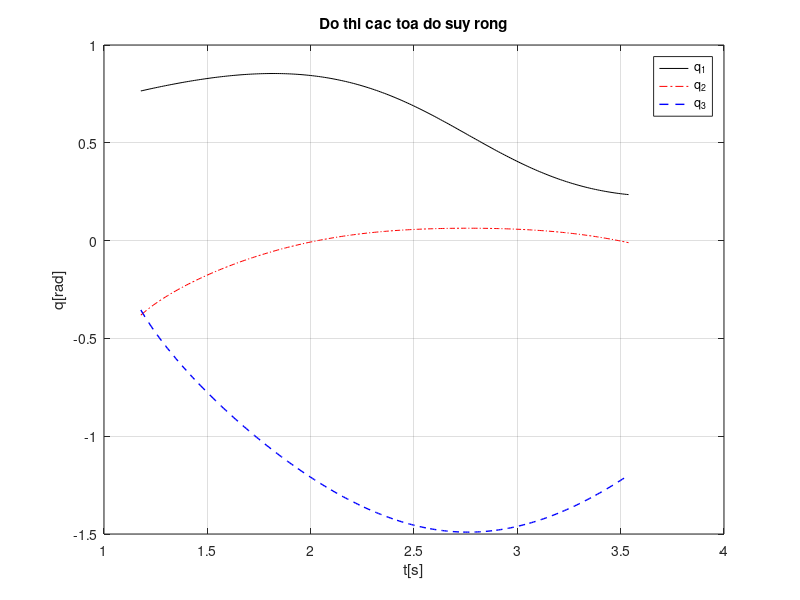
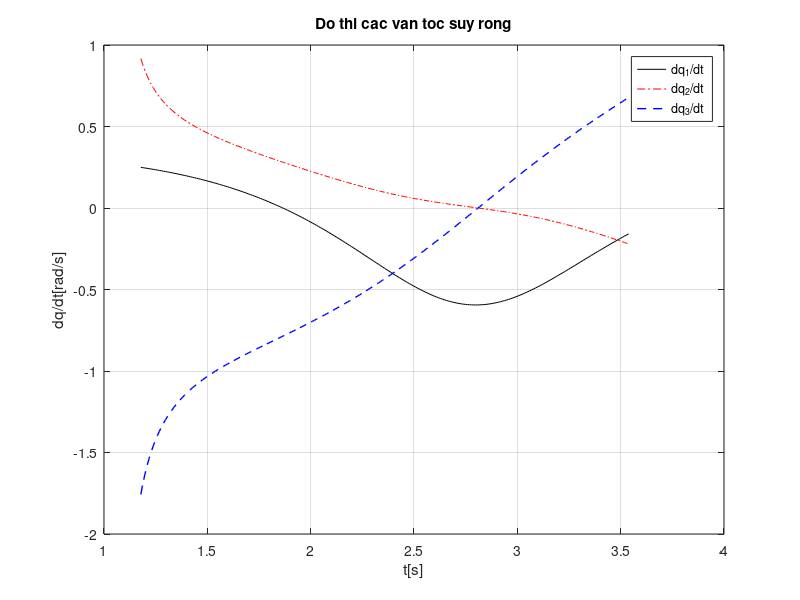
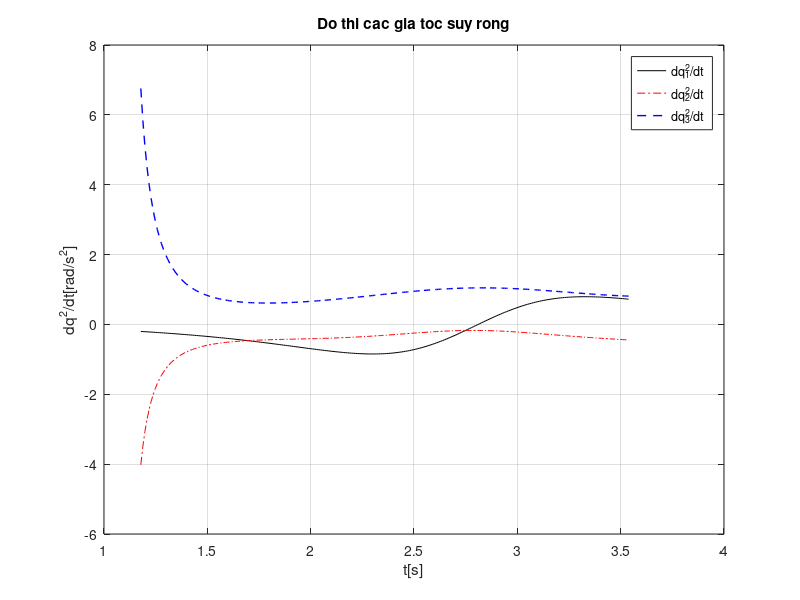
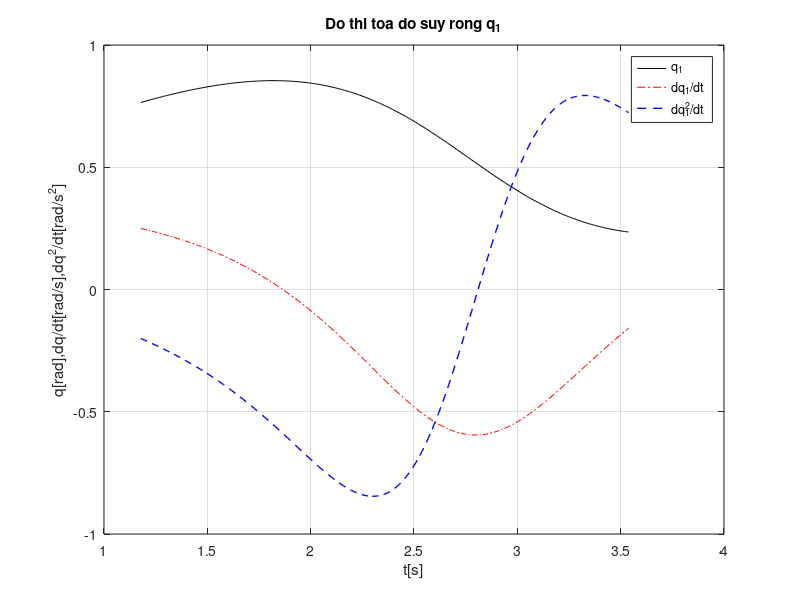

The MATLAB script that drew these images, in order:
%********************main*************************%
close all; clear all; clc;
l1 = 0.25; l2 = 0.194; l3 = 0.265; a1 = 0.03;
% du doan nghiem dau
q=[0.7649928327;-0.3812343942;-0.3543431040];

% thoi gian chuyen dong
t = 1.1780972450:0.01:1.178097245*3.01;

for i=1:length(t)

    % phuong trinh Xe(q) - X(t)
    f1 =l3*cos(q(2) + q(3))*cos(q(1)) - cos(q(1))*(a1 - l2*cos(q(2))) - (0.25 + 0.09*cos(t(i)/0.75));
    f2= l3*cos(q(2) + q(3))*sin(q(1)) - sin(q(1))*(a1 - l2*cos(q(2))) - (0.15 + 0.09*sin(t(i)/0.75));
    f3= l1 + l2*sin(q(2)) + l3*sin(q(2) + q(3));
   
    k=1;
    while(norm([f1; f2; f3],2)>1e-12) %norm(lk,2) = norm(lk)
       % Jacobian
        J=zeros(3,3);
        J(1,1)= sin(q(1))*(a1 - l2*cos(q(2))) - l3*cos(q(2) + q(3))*sin(q(1));
        J(1,2)= -l2*cos(q(1))*sin(q(2)) - l3*sin(q(2) + q(3))*cos(q(1));
        J(1,3)= -l3*sin(q(2) + q(3))*cos(q(1));

        J(2,1)= l3*cos(q(2) + q(3))*cos(q(1)) - cos(q(1))*(a1 - l2*cos(q(2)));
        J(2,2)= -l2*sin(q(1))*sin(q(2)) - l3*sin(q(2) + q(3))*sin(q(1));
        J(2,3)= -l3*sin(q(2) + q(3))*sin(q(1));

        J(3,1)= 0;
        J(3,2)= l2*cos(q(2)) + l3*cos(q(2) + q(3));
        J(3,3)= l3*cos(q(2) + q(3));
        
        delta=-inv(J)*[f1;f2;f3];
        q=q+delta;
        
        f1= l3*cos(q(2) + q(3))*cos(q(1)) - cos(q(1))*(a1 - l2*cos(q(2))) - (0.25 + 0.09*cos(t(i)/0.75));
        f2= l3*cos(q(2) + q(3))*sin(q(1)) - sin(q(1))*(a1 - l2*cos(q(2))) - (0.15 + 0.09*sin(t(i)/0.75));
        f3= l1 + l2*sin(q(2)) + l3*sin(q(2) + q(3));
        
        k=k+1;
    end
    
    % xac dinh Vector toa do suy rong tai thoi diem t(i)
    q1(i)=q(1); q2(i)=q(2);q3(i)=q(3);
    % xac dinh Vector van toc suy rong tai thoi diem t(i)
    vEx= -0.12*sin(1.3*t(i));
    vEy= 0.12*cos(1.3*t(i));
    vEz= 0;
    dX=[vEx;vEy;vEz];
    
    dq=inv(J)*dX;
    dq1(i)=dq(1); dq2(i)=dq(2);dq3(i)=dq(3);
    
    % xac dinh Vector gia toc suy rong tai thoi diem t(i)
    d2xE= -0.16*cos(1.3*t(i));
    d2yE= -0.16*sin(1.3*t(i));
    d2zE= 0;
    d2X=[d2xE;d2yE;d2zE];
        % dao ham jacobian theo t(i)
    dJq=zeros(3,3);
    dJq(1,1)= cos(q1(i))*dq1(i)*(a1-l2*cos(q2(i)))+sin(q1(i))*l2*sin(q2(i))*dq2(i)+l3*sin(q2(i)+q3(i))*(dq2(i)+dq3(i))*sin(q1(i))-l3*cos(q2(i)+q3(i))*cos(q1(i))*dq1(i);
    dJq(1,2)= -l3*cos(q2(i)+q3(i))*(dq2(i)+dq3(i))*cos(q1(i))+l3*sin(q2(i)+q3(i))*sin(q1(i))*dq1(i)+l2*sin(q1(i))*dq1(i)*sin(q2(i))-l2*cos(q1(i))*cos(q2(i))*dq2(i);
    dJq(1,3)= -l3*cos(q2(i)+q3(i))*(dq2(i)+dq3(i))*cos(q1(i))+l3*sin(q2(i)+q3(i))*sin(q1(i))*dq1(i);

    dJq(2,1)= -l3*sin(q2(i)+q3(i))*(dq2(i)+dq3(i))*cos(q1(i)) - l3*cos(q2(i)+q3(i))*sin(q1(i))*dq1(i) + sin(q1(i))*dq1(i)*(a1-l2*cos(q2(i))) - cos(q1(i))*l2*sin(q2(i))*dq2(i);
    dJq(2,2)= -l3*cos(q2(i)+q3(i))*(dq2(i)+dq3(i))*sin(q1(i)) - l3*sin(q2(i)+q3(i))*cos(q1(i))*dq1(i) - l2*cos(q1(i))*dq1(i)*sin(q2(i))-l2*sin(q1(i))*cos(q2(i))*dq2(i);
    dJq(2,3)= -l3*cos(q2(i)+q3(i))*(dq2(i)+dq3(i))*sin(q1(i)) - l3*sin(q2(i)+q3(i))*cos(q1(i))*dq1(i);

    dJq(3,1)=0;
    dJq(3,2)= -l3*sin(q2(i)+q3(i))*(dq2(i)+dq3(i))-l2*sin(q2(i))*dq2(i);
    dJq(3,3)= -l3*sin(q2(i)+q3(i))*(dq2(i)+dq3(i));
    
    d2q=inv(J) * (d2X - dJq * dq);
    d2q1(i)=d2q(1); d2q2(i)=d2q(2);d2q3(i)=d2q(3);
    
    % tim To
    
    % Ma tran Cq
    Cq = zeros(3,3);
    Cq(1,1) = (-0.1*cos(q2(i))*sin(q2(i))+0.1e-1*sin(q2(i))-0.2e-1*cos(q2(i)+q3(i))*sin(q2(i)+q3(i))+0.3e-2*sin(q2(i)+q3(i))-0.2e-1*sin(q2(i)+q3(i))*cos(q2(i))-0.2e-1*cos(q2(i)+q3(i))*sin(q2(i)))*dq2(i)-0.2e-1*sin(q2(i)+q3(i))*(cos(q2(i)+q3(i))-0.2+cos(q2(i)))*dq3(i);
    Cq(1,2) = -0.4e-2*cos(q1(i))*sin(q1(i))*dq3(i);
    Cq(1,3) = -0.4e-2*cos(q1(i))*sin(q1(i))*dq2(i)-0.4e-2*cos(q1(i))*sin(q1(i))*dq3(i);

    Cq(2,1) = -(0.5*(-0.1*cos(q2(i))*sin(q2(i))+0.1e-1*sin(q2(i))-0.2e-1*cos(q2(i)+q3(i))*sin(q2(i)+q3(i))+0.3e-2*sin(q2(i)+q3(i))-0.2e-1*sin(q2(i)+q3(i))*cos(q2(i))-0.2e-1*cos(q2(i)+q3(i))*sin(q2(i))))*dq1(i);
    Cq(2,2) = (0.2e-1*cos(q2(i)+q3(i))*sin(q2(i))-0.2e-1*sin(q2(i)+q3(i))*cos(q2(i)))*dq3(i);
    Cq(2,3) = 0.8e-2*cos(q1(i))*sin(q1(i))*dq1(i)+(0.9e-2*cos(q2(i)+q3(i))*sin(q2(i))-0.9e-2*sin(q2(i)+q3(i))*cos(q2(i)))*dq3(i);

    Cq(3,1) = 0.1e-1*sin(q2(i)+q3(i))*(cos(q2(i)+q3(i))-0.2+cos(q2(i)))*dq1(i);
    Cq(3,2) = 0.8e-2*cos(q1(i))*sin(q1(i))*dq1(i)+(0.8e-2*cos(q2(i)+q3(i))*sin(q2(i))-0.8e-2*sin(q2(i)+q3(i))*cos(q2(i)))*dq3(i)-(0.5*(0.2e-1*cos(q2(i)+q3(i))*sin(q2(i))-0.2e-1*sin(q2(i)+q3(i))*cos(q2(i))))*dq2(i)-(0.5*(0.9e-2*cos(q2(i)+q3(i))*sin(q2(i))-0.9e-2*sin(q2(i)+q3(i))*cos(q2(i))))*dq3(i);
    Cq(3,3) = 0.8e-2*cos(q1(i))*sin(q1(i))*dq1(i)-(0.5*(0.8e-2*cos(q2(i)+q3(i))*sin(q2(i))-0.8e-2*sin(q2(i)+q3(i))*cos(q2(i))))*dq2(i);
    
    %ma tran Mq
    Mq = zeros(3,3);
    Mq(1,1) = 0.147e-2+0.52e-1*cos(q2(i))^2-0.135e-1*cos(q2(i))+0.1e-1*cos(q2(i)+q3(i))^2-0.3e-2*cos(q2(i)+q3(i))+0.2e-1*cos(q2(i)+q3(i))*cos(q2(i));
    Mq(1,2) = 0;
    Mq(1,3) = 0;

    Mq(2,1) = 0;
    Mq(2,2) = 0.62e-1+0.2e-1*sin(q2(i)+q3(i))*sin(q2(i))+0.2e-1*cos(q2(i)+q3(i))*cos(q2(i));
    Mq(2,3) = 0.1e-1-0.4e-2*cos(q1(i))^2+0.9e-2*sin(q2(i)+q3(i))*sin(q2(i))+0.9e-2*cos(q2(i)+q3(i))*cos(q2(i));

    Mq(3,1) = 0;
    Mq(3,2) = 0.1e-1-0.4e-2*cos(q1(i))^2+0.8e-2*sin(q2(i)+q3(i))*sin(q2(i))+0.8e-2*cos(q2(i)+q3(i))*cos(q2(i));
    Mq(3,3) = 0.1e-1-0.4e-2*cos(q1(i))^2;
    
    %ma tran Gq
    Gq = zeros(3,1);
    Gq(1,1) = 0;
    Gq(2,1) = 1.9*cos(q2(i))+0.41*cos(q2(i)+q3(i));
    Gq(3,1) = 0.41*cos(q2(i)+q3(i));
    
    %tinh momen dan dong
    tau = Mq*d2q + Cq*dq + Gq;
    tau1(i) = tau(1); tau2(i) = tau(2); tau3(i) = tau(3);
end

% Ve do thi toa do suy rong
figure(1)
plot(t,q1,'k-',t,q2,'r-.',t,q3,'b--','linewidth',1);grid on;
hold on
xlabel('t[s]');ylabel('q[rad]');
title('Do thi cac toa do suy rong');
legend('q_1','q_2','q_3');

% Ve do thi cac van toc suy rong
figure(2)
plot(t,dq1,'k-',t,dq2,'r-.',t,dq3,'b--','linewidth',1);grid on;
xlabel('t[s]');ylabel('dq/dt[rad/s]');
title('Do thi cac van toc suy rong');
legend('dq_1/dt','dq_2/dt','dq_3/dt');

% Ve do thi cac gia toc suy rong
figure(3)
plot(t,d2q1,'k-',t,d2q2,'r-.',t,d2q3,'b--','linewidth',1);grid on;
xlabel('t[s]');ylabel('dq^2/dt[rad/s^2]');
title('Do thi cac gia toc suy rong');
legend('dq_1^2/dt','dq_2^2/dt','dq_3^2/dt');

% Ve do thi toa do suy rong q1
figure(4)
plot(t,q1,'k-',t,dq1,'r-.',t,d2q1,'b--','linewidth',1);grid on;
xlabel('t[s]');ylabel('q[rad],dq/dt[rad/s],dq^2/dt[rad/s^2]');
title('Do thi toa do suy rong q_1');
legend('q_1','dq_1/dt','dq_1^2/dt');

% Ve do thi toa do suy rong q2
figure(5)
plot(t,q2,'k-',t,dq2,'r-.',t,d2q2,'b--','linewidth',1);grid on;
xlabel('t[s]');ylabel('q[rad],dq/dt[rad/s],dq^2/dt[rad/s^2]');
title('Do thi toa do suy rong q_2');
legend('q_2','dq_2/dt','dq_2^2/dt');

% Ve do thi toa do suy rong q3
figure(6)
plot(t,q3,'k-',t,dq3,'r-.',t,d2q3,'b--','linewidth',1);grid on;
xlabel('t[s]');ylabel('q[rad],dq/dt[rad/s],dq^2/dt[rad/s^2]');
title('Do thi toa do suy rong q_3');
legend('q_3','dq_3/dt','dq_3^2/dt');


% Ve cau hinh cua robot
x0=0; y0=0; z0=0; z1=l1;
OAx= [x0,-a1]; OAy=[y0,y0]; OAz=[z0,z1];

j = 1.1780972450:0.01:1.178097245*3.01;
ABx = 0.250 + 0.090.*cos(j./0.750);
ABy = 0.150 + 0.090.*sin(j./0.750);
ABz = zeros(1, length(ABy));

figure(7);
hold on;
plot3(x0,y0,z0,'ob','linewidth',2,'Markersize',6);grid on
plot3(ABx,ABy,ABz,'r-','linewidth',1);
for i=1:13:length(t)
    qq1=[q1(i);q2(i);q3(i)];
    
    %RO3
    O3x= -cos(qq1(1))*(a1 - l2*cos(qq1(2)));
    O3y= -sin(qq1(1))*(a1 - l2*cos(qq1(2)));
    O3z= l1 + l2*sin(qq1(2));
    RO3=[O3x;O3y;O3z];
    
    %RO2
    O2x=-a1*cos(qq1(1));
    O2y=-a1*sin(qq1(1));
    O2z=l1;
    RO2=[O2x;O2y;O2z];
    
    %RE
    Ex = l3*cos(qq1(2) + qq1(3))*cos(qq1(1)) - cos(qq1(1))*(a1 - l2*cos(qq1(2)));
    Ey = l3*cos(qq1(2) + qq1(3))*sin(qq1(1)) - sin(qq1(1))*(a1 - l2*cos(qq1(2)));
    Ez = l1 + l2*sin(qq1(2)) + l3*sin(qq1(2) + qq1(3));
    RE=[Ex;Ey;Ez];
    
    AEx=[0,RO2(1),RO3(1),RE(1)];
    AEy=[0,RO2(2),RO3(2),RE(2)];
    AEz=[0,RO2(3),RO3(3),RE(3)];
    plot3(AEx,AEy,AEz,'k-','linewidth',1);
    plot3(RO2(1),RO2(2),RO2(3),'ob-','linewidth',1);
    plot3(RO3(1),RO3(2),RO3(3),'ob-','linewidth',1);
    plot3(RE(1),RE(2),RE(3),'or-','linewidth',1);
    axis equal
end


figure(9)
plot(t,tau1,'k-',t,tau2,'b--',t,tau3,'r-.','linewidth',1); grid on
xlabel('t[s]'); ylabel('tau[Nm]');
title('Do thi cac momen dan dong');
legend('tau_1','tau_2','tau_3');


% Gia tri lon nhat cua cac momen dan dong 
Tau1Max = max(tau1) 
Tau2Max = max(tau2) 
Tau3Max = max(tau3)


